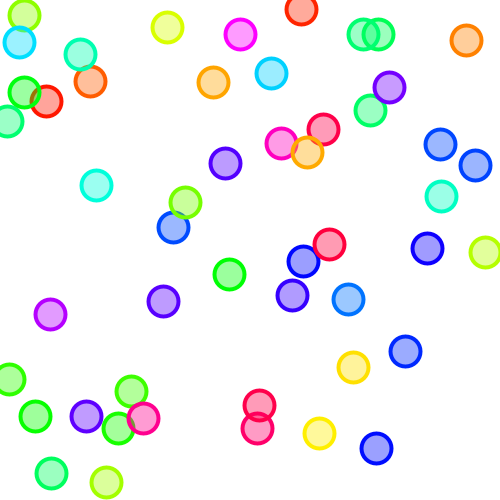
Frame 1 (no input)
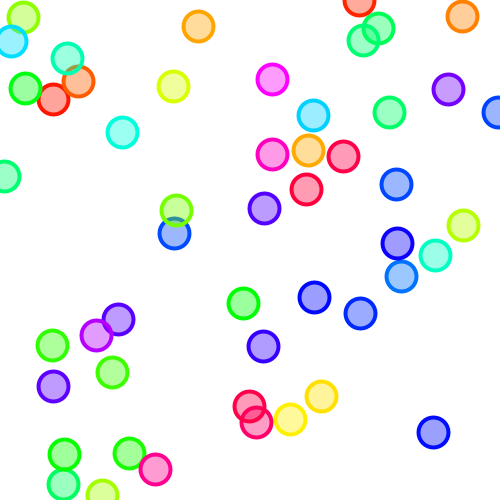
Frame 60 (the mouse pressed at the canvas centre just before this capture)
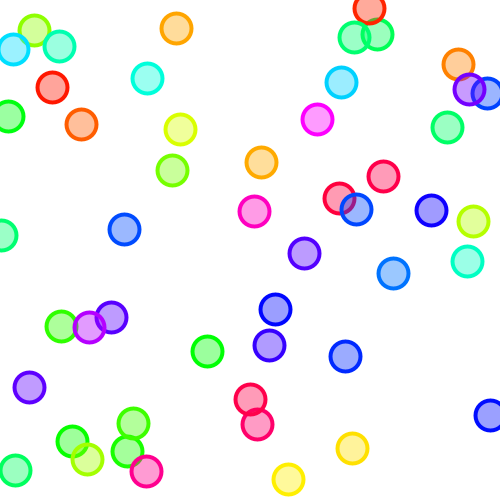
Frame 120 (the mouse held since frame 60 and released just before this capture)

The Processing sketch that drew these frames (run headless with seeded random() and noise(); from frame 60 on, the mouse is pressed at the canvas centre):

// Processing sketch: Bouncing_balls_example
// ── Bouncing_balls_example.pde
Ball[] balls = new Ball[50];
PVector mouse;

void setup() {
  size(500, 500);
  mouse = new PVector(width/2, height/2);  //This PVector will be the point the balls interact with
  colorMode(HSB, 360, 100, 100);
  for (int i = 0; i < balls.length; i++) {
    balls[i] = new Ball();
  }
}
void draw() {
  mouse.set(mouseX, mouseY);
  background(0, 0, 100);
  for (int i = 0; i < balls.length; i++) {
    balls[i].display();
    balls[i].move();
    balls[i].edgeBounce();
    for (int j = 0; j < balls.length; j++) {  //use a for loop to iterate through the entire array again
      if (i!=j) {  //don't check if you'd be checking a ball against itself
        balls[i].ballCheck(balls[j]);  //call the ballCheck function, telling it to check against each other Ball
      }
    }
  }
}


// ── ball_class.pde
class Ball {
  PVector loc, vel;
  int d;
  color c;

  Ball() {
    loc = new PVector(random(width), random(height));
    vel = PVector.random2D();
    d = 30;
    c = color(random(360), 100, 100);
  }

  void display() {
    fill(c, 100);
    stroke(c);
    strokeWeight(4);
    ellipse(loc.x, loc.y, d, d);
  }

  void move() {
    loc.add(vel);
  }
  //I made edgeBounce its own method in case I want to add other functionality when the balls hit the edge
  //Having this already pulled into its own function makes it easy to identify when balls hit the edge
  void edgeBounce() {
    if (loc.x > width) {
      vel.x = -abs(vel.x);
    } 
    if (loc.x < 0) {
      vel.x = abs(vel.x);
    }
    if (loc.y > height) {
      vel.y = -abs(vel.y);
    } 
    if (loc.y < 0) {
      vel.y = abs(vel.y);
    }
  }

  //Now I am modifying this to check for another ball
  void ballCheck(Ball b) {  //I pass in one argument - an object of the ball class
    if (loc.dist(b.loc) < d/2 + b.d/2) {  //Check to see if the distance between the centers of the circles is less than the radii of the circles
      //instead of changing colors, balls get a random velocity
      vel = PVector.random2D();
      b.vel = PVector.random2D();
    }
  }
}
